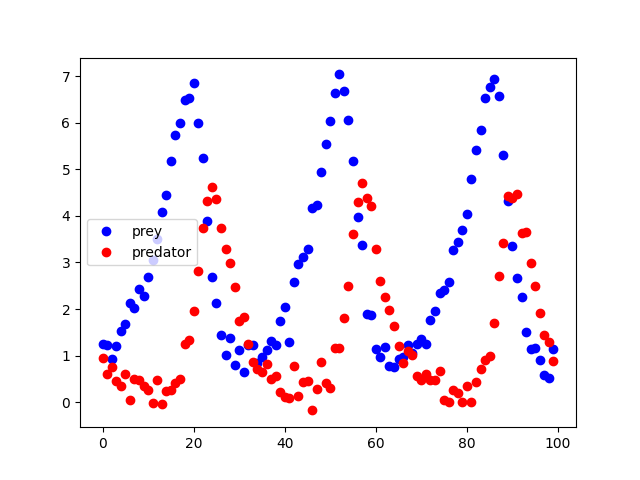

Write the Python code that produced this figure.
import torch
import torch.nn as nn

from torchdiffeq import odeint

import numpy as np

import matplotlib.pyplot as plt

torch.set_default_dtype(torch.float64)

class LotkaVolterra(nn.Module):
    def __init__(self, a, alpha, b, beta):
        super(LotkaVolterra, self).__init__()
        self.a = a
        self.alpha = alpha
        self.b = b
        self.beta = beta

    def forward(self, t, y):
        # x = prey, y = predator
        x, y = torch.unbind(y)

        dx_dt = self.a * x - self.alpha * x * y
        dy_dt = -self.b * y + self.beta * x * y
        return torch.Tensor([dx_dt, dy_dt])


t = torch.arange(0.0, 10.0, 0.1)
true_y0 = torch.Tensor([1., 1.])

a = 1.5
alpha = 1
b = 3
beta = 1

with torch.no_grad():
    true_y = odeint(LotkaVolterra(a, alpha, b, beta), true_y0, t)
    true_y = true_y + torch.randn_like(true_y) * 0.2

prey = true_y[:, 0]
predator = true_y[:, 1]

data = np.array(list(zip(t, prey, predator)))

np.savetxt('LV_data.txt', data)

plt.figure()
plt.plot(prey, 'bo', label='prey')
plt.plot(predator, 'ro', label='predator')
plt.legend()
plt.savefig("LV_data.png")
plt.show()